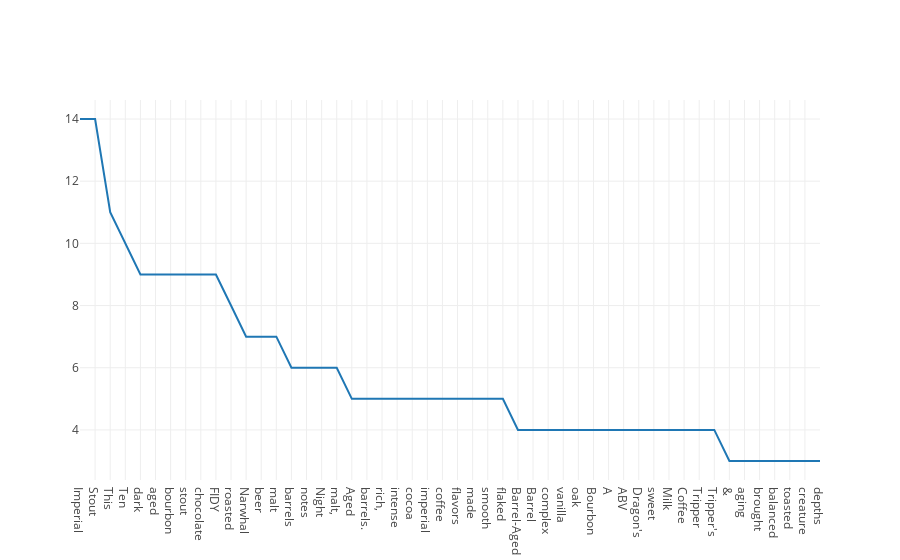

This figure's notebook cell:
### Code cell
import plotly.graph_objs as go
init_notebook_mode(connected=True)
iplot([{"x": words, "y": counts}])

### Figure 1 — Plotly figure (JSON) as saved in the notebook; plotly's stock layout.template omitted (floating-point values rounded to 4 significant figures)
{"data": [{"type": "scatter", "uid": "2a9b7e6a-e6bc-11e8-be9d-20c9d04272b1", "x": ["Imperial", "Stout", "This", "Ten", "dark", "aged", "bourbon", "stout", "chocolate", "FIDY", "roasted", "Narwhal", "beer", "malt", "barrels", "notes", "Night", "malt,", "Aged", "barrels.", "rich,", "intense", "cocoa", "imperial", "coffee", "flavors", "made", "smooth", "flaked", "Barrel-Aged", "Barrel", "complex", "vanilla", "oak", "Bourbon", "A", "ABV", "Dragon's", "sweet", "Milk", "Coffee", "Tripper", "Tripper's", "&", "aging", "brought", "balanced", "toasted", "creature", "depths"], "y": [14, 14, 11, 10, 9, 9, 9, 9, 9, 9, 8, 7, 7, 7, 6, 6, 6, 6, 5, 5, 5, 5, 5, 5, 5, 5, 5, 5, 5, 4, 4, 4, 4, 4, 4, 4, 4, 4, 4, 4, 4, 4, 4, 3, 3, 3, 3, 3, 3, 3]}], "layout": {}}
